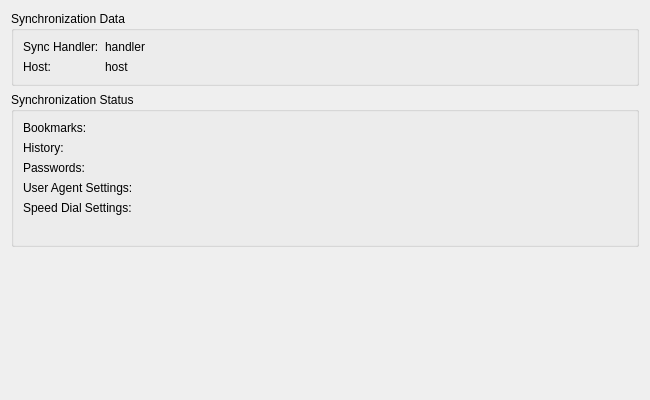
<?xml version="1.0" encoding="UTF-8"?>
<ui version="4.0">
 <class>SyncCheckPage</class>
 <widget class="QWizardPage" name="SyncCheckPage">
  <property name="geometry">
   <rect>
    <x>0</x>
    <y>0</y>
    <width>650</width>
    <height>400</height>
   </rect>
  </property>
  <property name="title">
   <string>Synchronization status</string>
  </property>
  <property name="subTitle">
   <string>This page shows the status of the current synchronization process.</string>
  </property>
  <layout class="QVBoxLayout" name="verticalLayout">
   <item>
    <widget class="QGroupBox" name="groupBox">
     <property name="title">
      <string>Synchronization Data</string>
     </property>
     <layout class="QGridLayout" name="gridLayout">
      <item row="0" column="0">
       <widget class="QLabel" name="label">
        <property name="text">
         <string>Sync Handler:</string>
        </property>
       </widget>
      </item>
      <item row="0" column="1">
       <widget class="QLabel" name="handlerLabel">
        <property name="sizePolicy">
         <sizepolicy hsizetype="Expanding" vsizetype="Preferred">
          <horstretch>0</horstretch>
          <verstretch>0</verstretch>
         </sizepolicy>
        </property>
        <property name="text">
         <string notr="true">handler</string>
        </property>
       </widget>
      </item>
      <item row="1" column="0">
       <widget class="QLabel" name="infoLabel">
        <property name="text">
         <string notr="true">Host:</string>
        </property>
       </widget>
      </item>
      <item row="1" column="1">
       <widget class="QLabel" name="infoDataLabel">
        <property name="sizePolicy">
         <sizepolicy hsizetype="Expanding" vsizetype="Preferred">
          <horstretch>0</horstretch>
          <verstretch>0</verstretch>
         </sizepolicy>
        </property>
        <property name="text">
         <string notr="true">host</string>
        </property>
       </widget>
      </item>
     </layout>
    </widget>
   </item>
   <item>
    <widget class="QGroupBox" name="groupBox_2">
     <property name="title">
      <string>Synchronization Status</string>
     </property>
     <layout class="QGridLayout" name="gridLayout_2">
      <item row="0" column="0">
       <widget class="QLabel" name="label_3">
        <property name="text">
         <string>Bookmarks:</string>
        </property>
       </widget>
      </item>
      <item row="0" column="1">
       <widget class="QLabel" name="bookmarkLabel"/>
      </item>
      <item row="0" column="2" colspan="2">
       <widget class="QLabel" name="bookmarkMsgLabel">
        <property name="sizePolicy">
         <sizepolicy hsizetype="Expanding" vsizetype="Preferred">
          <horstretch>0</horstretch>
          <verstretch>0</verstretch>
         </sizepolicy>
        </property>
        <property name="wordWrap">
         <bool>true</bool>
        </property>
       </widget>
      </item>
      <item row="1" column="0">
       <widget class="QLabel" name="label_4">
        <property name="text">
         <string>History:</string>
        </property>
       </widget>
      </item>
      <item row="1" column="1">
       <widget class="QLabel" name="historyLabel"/>
      </item>
      <item row="1" column="2" colspan="2">
       <widget class="QLabel" name="historyMsgLabel">
        <property name="sizePolicy">
         <sizepolicy hsizetype="Expanding" vsizetype="Preferred">
          <horstretch>0</horstretch>
          <verstretch>0</verstretch>
         </sizepolicy>
        </property>
        <property name="wordWrap">
         <bool>true</bool>
        </property>
       </widget>
      </item>
      <item row="2" column="0">
       <widget class="QLabel" name="label_5">
        <property name="text">
         <string>Passwords:</string>
        </property>
       </widget>
      </item>
      <item row="2" column="1">
       <widget class="QLabel" name="passwordsLabel"/>
      </item>
      <item row="2" column="2" colspan="2">
       <widget class="QLabel" name="passwordsMsgLabel">
        <property name="sizePolicy">
         <sizepolicy hsizetype="Expanding" vsizetype="Preferred">
          <horstretch>0</horstretch>
          <verstretch>0</verstretch>
         </sizepolicy>
        </property>
        <property name="wordWrap">
         <bool>true</bool>
        </property>
       </widget>
      </item>
      <item row="3" column="0">
       <widget class="QLabel" name="label_6">
        <property name="text">
         <string>User Agent Settings:</string>
        </property>
       </widget>
      </item>
      <item row="3" column="1">
       <widget class="QLabel" name="userAgentsLabel"/>
      </item>
      <item row="3" column="2" colspan="2">
       <widget class="QLabel" name="userAgentsMsgLabel">
        <property name="sizePolicy">
         <sizepolicy hsizetype="Expanding" vsizetype="Preferred">
          <horstretch>0</horstretch>
          <verstretch>0</verstretch>
         </sizepolicy>
        </property>
        <property name="wordWrap">
         <bool>true</bool>
        </property>
       </widget>
      </item>
      <item row="4" column="0">
       <widget class="QLabel" name="label_7">
        <property name="text">
         <string>Speed Dial Settings:</string>
        </property>
       </widget>
      </item>
      <item row="4" column="1" colspan="2">
       <widget class="QLabel" name="speedDialLabel"/>
      </item>
      <item row="4" column="3">
       <widget class="QLabel" name="speedDialMsgLabel">
        <property name="sizePolicy">
         <sizepolicy hsizetype="Expanding" vsizetype="Preferred">
          <horstretch>0</horstretch>
          <verstretch>0</verstretch>
         </sizepolicy>
        </property>
        <property name="wordWrap">
         <bool>true</bool>
        </property>
       </widget>
      </item>
      <item row="5" column="0" colspan="4">
       <widget class="QLabel" name="syncErrorLabel">
        <property name="wordWrap">
         <bool>true</bool>
        </property>
       </widget>
      </item>
     </layout>
    </widget>
   </item>
   <item>
    <spacer name="verticalSpacer">
     <property name="orientation">
      <enum>Qt::Vertical</enum>
     </property>
     <property name="sizeHint" stdset="0">
      <size>
       <width>20</width>
       <height>81</height>
      </size>
     </property>
    </spacer>
   </item>
  </layout>
 </widget>
 <resources/>
 <connections/>
</ui>
